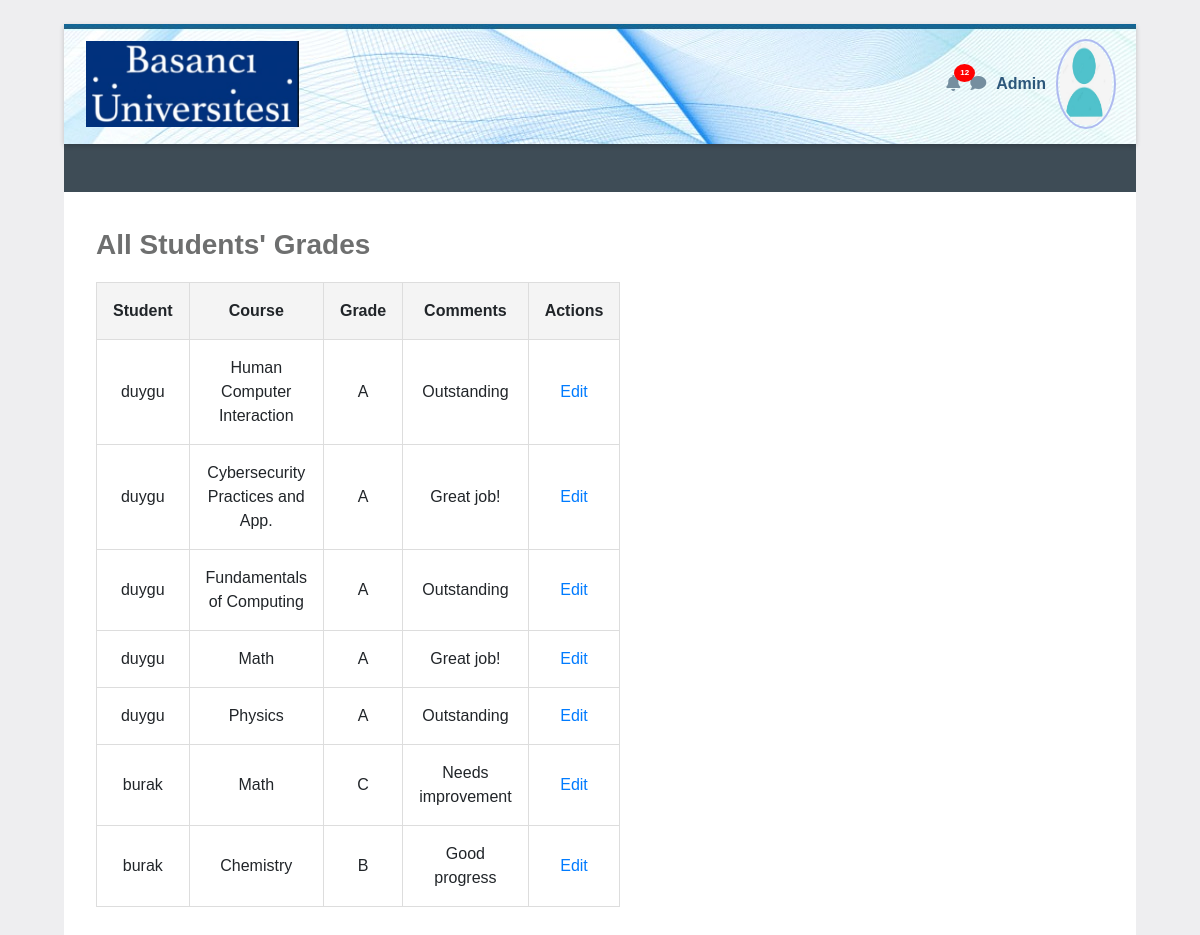
The page /admin (signed in) on the database as committed earlier.
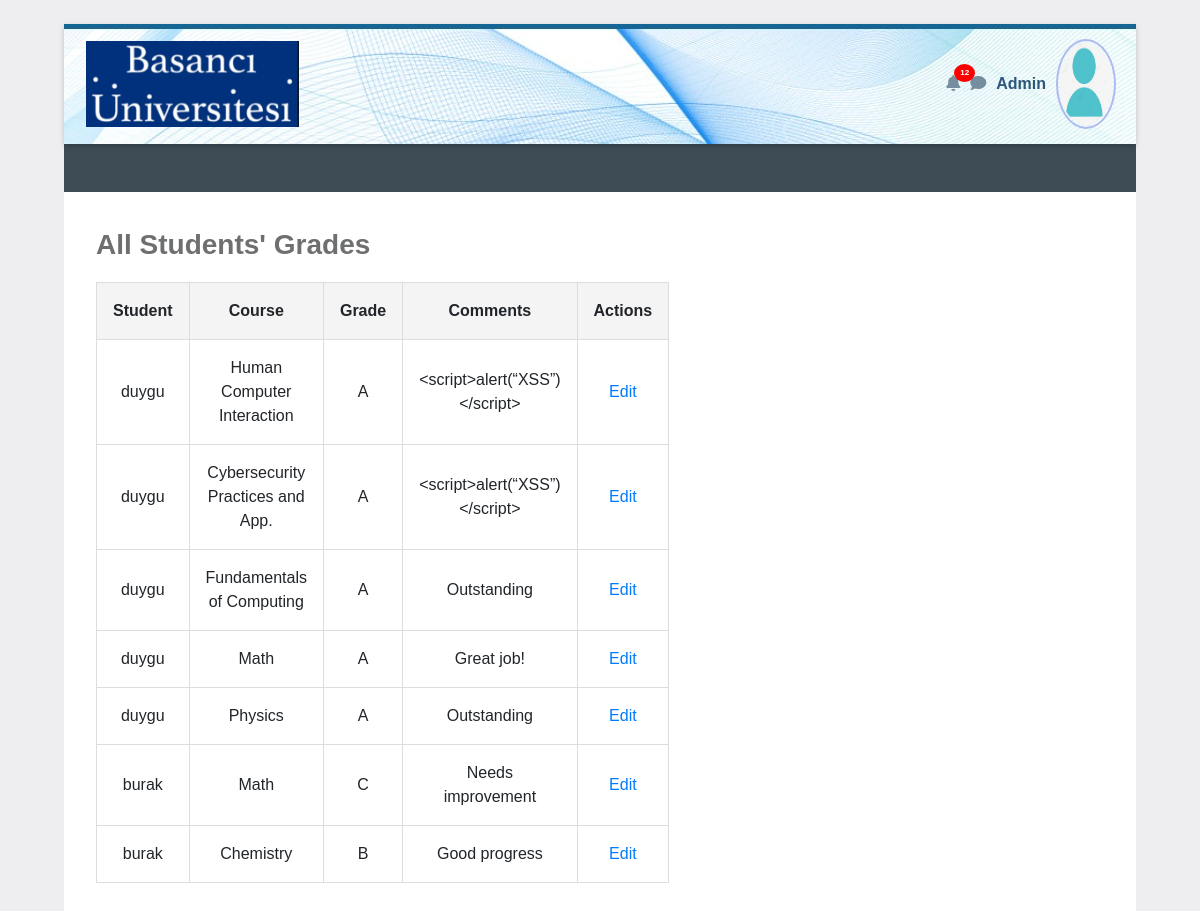
The same page on the database as committed later.
### tables this page shows
CREATE TABLE grades (
        id INTEGER PRIMARY KEY,
        student_id INTEGER NOT NULL,
        course TEXT NOT NULL,
        grade TEXT CHECK(grade IN ('A', 'B', 'C', 'D', 'F')),
        comments TEXT,
        FOREIGN KEY(student_id) REFERENCES users(id)
    );

CREATE TABLE users (
        id INTEGER PRIMARY KEY,
        username TEXT UNIQUE,
        password TEXT NOT NULL,
        role TEXT NOT NULL CHECK(role IN ('admin', 'student')),
        profile_photo BLOB
    );

### app/routes.py (the view)
@main.route('/admin')
@login_required
@is_admin
def admin_dashboard():
    try:
        conn = sqlite3.connect(DATABASE)
        c = conn.cursor()
        query = '''
            SELECT u.username, g.course, g.grade, g.comments, g.id
            FROM grades g
            JOIN users u ON g.student_id = u.id
            LIMIT ? OFFSET ?
        '''
        page = request.args.get('page', 1, type=int)
        limit = 10  # Number of records per page
        offset = (page - 1) * limit
        c.execute(query, (limit, offset))
        grades = c.fetchall()
    except sqlite3.Error as e:
        logging.error(f"Database error: {e}")
        flash("An error occurred while fetching grades. Please try again later.", "danger")
        return redirect(url_for('main.index'))
    finally:
        if conn:
            conn.close()
    logging.info(f"Admin {session['username']} accessed the admin dashboard.")
    return render_template('admin_dashboard.html', grades=grades)

### app/routes.py (called while the page is built)
def login_required(f):
    @wraps(f)
    def decorated_function(*args, **kwargs):
        if not session.get('username'):
            abort(401)
        return f(*args, **kwargs)
    return decorated_function

def is_admin(f):
    @wraps(f)
    def decorated_function(*args, **kwargs):
        if session.get('role') != 'admin':
            abort(403)
        return f(*args, **kwargs)
    return decorated_function

### app/templates/admin_dashboard.html (shortened to what this page needs)
<!DOCTYPE html>
<html lang="en">
<head>
    <link rel="stylesheet" href="https://stackpath.bootstrapcdn.com/bootstrap/4.5.2/css/bootstrap.min.css">
    <link rel="stylesheet" href="https://cdnjs.cloudflare.com/ajax/libs/font-awesome/5.15.4/css/all.min.css">
</head>
<body>
    <div class="initialBox">
        <div class="navbar">
            <div>
                <img src="{{ url_for('static', filename='logo.png') }}" alt="Logo">
            </div>
            <div class="user-profile">
                <div class="notification">
                    <i class="fas fa-bell icn"></i>
                    <span class="notification-badge">12</span>
                </div>
                <div>
                    <i class="fas fa-comment icn"></i>
                </div>
                <div class="user-profile" onclick="toggleDropdown()">
                    <span class="user-name">Admin</span>
                    <img src="{{ url_for('static', filename='user.png') }}" alt="Profile" class="profile-img">
                </div>
            </div>
        </div>
        <div class="middle-bar">
        </div>
        <div class="wrapper">
            <div class="header"> All Students' Grades</div>
            <table>
                <tr>
                    <th>Student</th>
                    <th>Course</th>
                    <th>Grade</th>
                    <th>Comments</th>
                    <th>Actions</th>
                </tr>
                {% for username, course, grade, comments, grade_id in grades %}
                <tr>
                    <td>{{ username }}</td>
                    <td>{{ course }}</td>
                    <td>{{ grade }}</td>
                    <td>{{ comments }}</td>
                    <td>
                        <a href="{{ url_for('main.edit_grade', grade_id=grade_id) }}">Edit</a>
                    </td>
                </tr>
                {% endfor %}
            </table>
        </div>
</body>
</html>

Rows that differ between the two databases and show on the page:
changed grades "Human Computer Interaction": comments "Outstanding" → "<script>alert(“XSS”)</script>"
changed grades "Cybersecurity Practices and App.": comments "Great job!" → "<script>alert(“XSS”)</script>"
